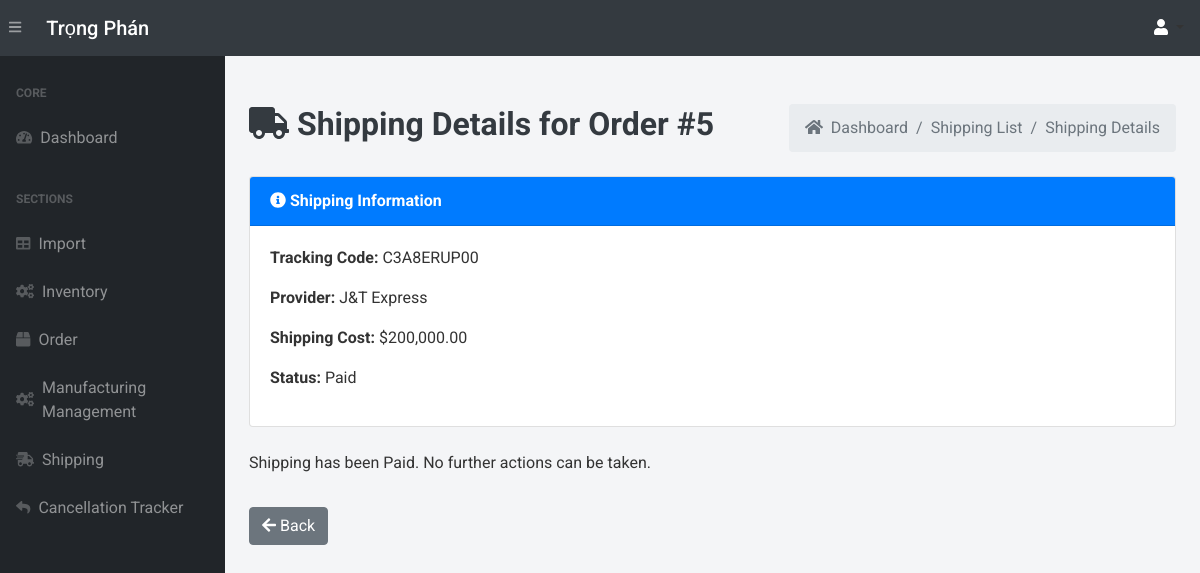
The app's page /shipping/1 (signed in), older data.
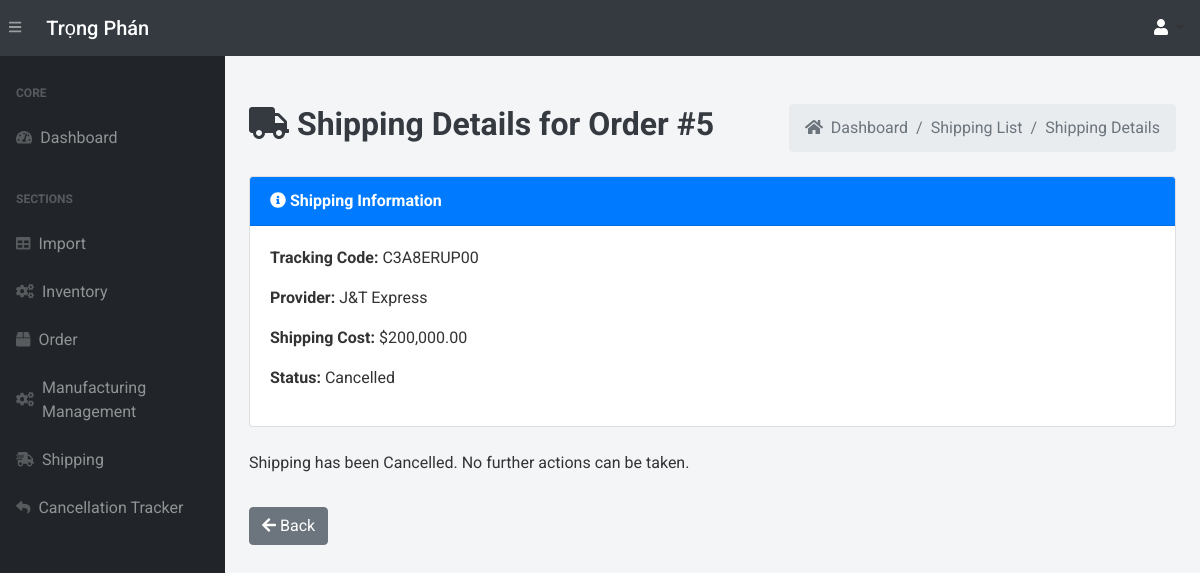
The same page, newer data.
### app.py (models this page shows, shortened)
class Shipping(db.Model):
    __tablename__ = 'shipping'
    shipping_id = db.Column(db.Integer, primary_key=True)
    order_id = db.Column(db.Integer, db.ForeignKey('orders.order_id'))
    tracking_code = db.Column(db.String(255), unique=True)
    provider = db.Column(db.String(255), nullable=False)
    shipping_cost = db.Column(db.Numeric(10, 2), nullable=False)
    shipping_status = db.Column(db.String(50), default='Processing')  # Status: Pending, Shipped, Delivered
    pay_method=db.Column(db.String(255), nullable=False)
    shipment_time = db.Column(db.DateTime, default=vietnam_now)
    order = db.relationship('Order', backref='shipping_details')
    price = db.Column(db.Float)
    quan = db.Column(db.Numeric(10, 2), nullable=False)
    status = db.Column(db.String(50), default='Processing')

### app.py (the view)
@app.route('/shipping/<int:shipping_id>', methods=["GET"])
@login_required
def view_shipping(shipping_id):
    shipping = Shipping.query.get_or_404(shipping_id)
    return render_template('view_shipping.html', shipping=shipping)

### app.py (called while the page is built, shortened)
@login_manager.user_loader
def load_user(user_id):
    return User.query.get(int(user_id))

def add_monthly_data():
    current_year = datetime.now().year
    months = [f"{current_year}-{str(month).zfill(2)}" for month in range(1, 4)]
    for month in months:
        existing_month_data = db.session.query(Order).filter(Order.order_date.like(f'{month}%')).first()
    db.session.commit()

@app.before_request
def initialize_data():
    add_monthly_data()

@app.template_filter('format_price')
@login_required
def format_price(value):
    try:
        if value >= 1000000000:
            return "{:,.2f} B".format(value / 1000000000)
        elif value >= 1000000:
            return "{:,.2f} M".format(value / 1000000)
        return "{:,.2f}".format(value)
    except (ValueError, TypeError):
        return value

### templates/view_shipping.html (shortened to what this page needs)
{% extends 'base.html' %}
{% block content %}
<main>
    <div class="container-fluid mt-5">
        <div class="d-flex justify-content-between align-items-center mb-4">
            <h1 class="text-dark font-weight-bold" style="font-size: 2rem;">
                <i class="fas fa-truck"></i> Shipping Details for Order #{{ shipping.order_id }}
            </h1>
            <ol class="breadcrumb mb-0">
                <li class="breadcrumb-item"><a href="/" class="text-decoration-none text-muted"><i class="fas fa-home mr-1"></i> Dashboard</a></li>
                <li class="breadcrumb-item"><a href="/shipping-list" class="text-decoration-none text-muted">Shipping List</a></li>
                <li class="breadcrumb-item active">Shipping Details</li>
            </ol>
        </div>
        <div class="card mb-4">
            <div class="card-header bg-primary text-white font-weight-bold">
                <i class="fas fa-info-circle"></i> Shipping Information
            </div>
            <div class="card-body">
                {% if shipping.shipping_status %}
                    <p><strong>Tracking Code:</strong> {{ shipping.tracking_code }}</p>
                    <p><strong>Provider:</strong> {{ shipping.provider }}</p>
                    <p><strong>Shipping Cost:</strong> ${{ shipping.shipping_cost | format_price }}</p>
                    <p><strong>Status:</strong> {{ shipping.shipping_status }}</p>
                {% else %}
                    <p>No shipping record found for this order.</p>
                {% endif %}
            </div>
        </div>
        {% if shipping.shipping_status == "Processing" %}
            <form action="{{ url_for('cancel_shipping', shipping_id=shipping.shipping_id) }}" method="POST">
                <button type="submit" class="btn btn-danger" onclick="return confirm('Are you sure you want to cancel this shipping?')">
                    <i class="fas fa-times-circle"></i> Cancel Shipping
                </button>
            </form>
        {% elif shipping.shipping_status == "Shipped" %}
            <p>This order has already been shipped and cannot be canceled.</p>
        {% else %}
            <p>Shipping has been {{ shipping.shipping_status }}. No further actions can be taken.</p>
        {% endif %}
        <a href="/shipping-list/" class="btn btn-secondary mt-3">
            <i class="fas fa-arrow-left"></i> Back
        </a>
    </div>
</main>
{% endblock %}

Row changes from the older to the newer data that the page shows:
changed Shipping "C3A8ERUP00": shipping_status "Paid" → "Cancelled"
